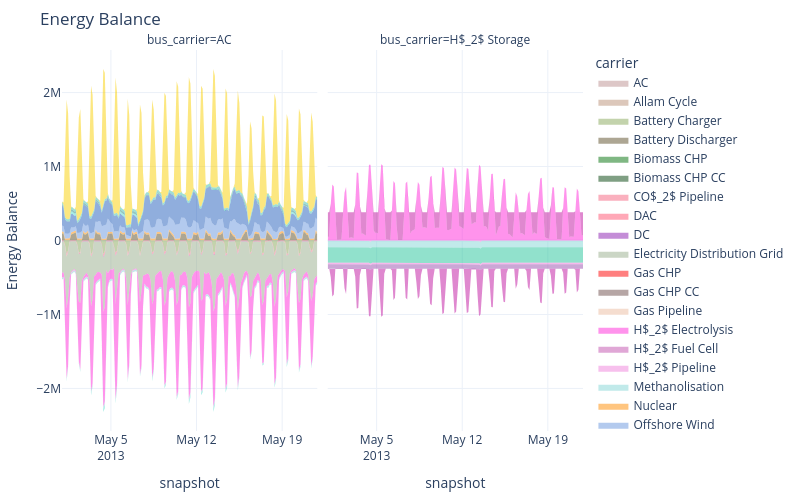

Notebook code cell kept with this figure:
### Markdown cell above
## Faceting

Pass `facet_col` / `facet_row` to split by any long-format column (`bus_carrier`,
`carrier`, `snapshot`, `period`, `scenario`, `name`). Pair with a list-valued
filter to limit the panels.

### Code cell
s.energy_balance.iplot.area(
    bus_carrier=["AC", "H2"],
    facet_col="bus_carrier",
)
